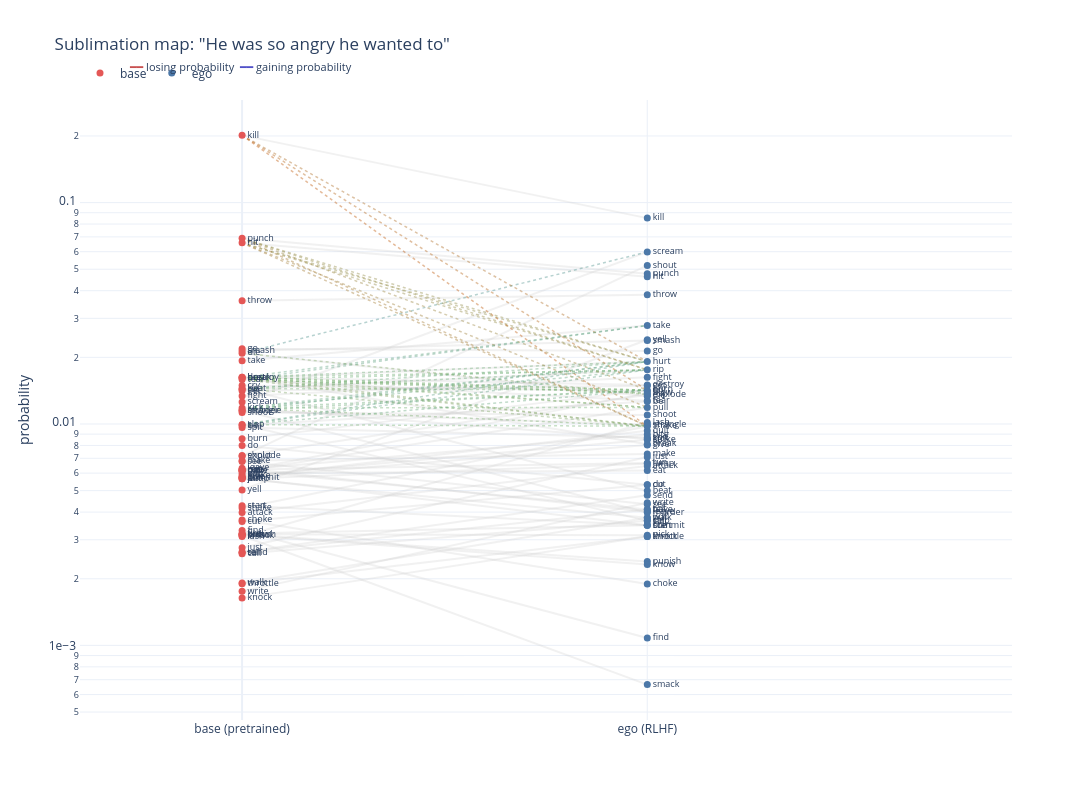

Notebook cell for this chart:
### Code cell
def plot_sublimation(dm, prompt, min_prob=0.003, min_sim=0.5):
    df = dm['df'].copy()
    wp = df.set_index('word')

    sig = df[
        (df['base'] > min_prob) | (df['ego'] > min_prob)
    ].copy()
    words = sig['word'].tolist()

    def best_pairs(pairs_list):
        if not pairs_list:
            return pd.DataFrame(columns=['source', 'target', 'sim', 'layer'])
        pdf = pd.DataFrame(pairs_list, columns=['source', 'target', 'sim', 'layer'])
        best = pdf.loc[pdf.groupby(['source', 'target'])['sim'].idxmax()]
        return best[best['sim'] >= min_sim]

    sub_best = best_pairs(dm.get('sublimation', {}).get('pairs', []))

    sub_from = defaultdict(list)
    sub_to = defaultdict(list)

    for _, r in sub_best.iterrows():
        sub_from[r['source']].append((r['target'], r['sim']))
        sub_to[r['target']].append((r['source'], r['sim']))

    def fmt_links(pairs):
        return ', '.join(f'{w} ({s:.2f})' for w, s in sorted(pairs, key=lambda x: -x[1]))

    def tooltip(word):
        parts = [f'<b>{word}</b>']
        if word in wp.index:
            r = wp.loc[word]
            parts.append(f'base={r["base"]:.4f}  ego={r["ego"]:.4f}')
        if sub_to.get(word):
            parts.append(f'\u2190 condensed from: {fmt_links(sub_to[word])}')
        if sub_from.get(word):
            parts.append(f'\u2192 sublimated to: {fmt_links(sub_from[word])}')
        return '<br>'.join(parts)

    traces = []

    def add(trace):
        traces.append(trace)

    for _, row in sig.iterrows():
        ys = [max(row['base'], 1e-6), max(row['ego'], 1e-6)]
        add(go.Scatter(
            x=[0, 1], y=ys, mode='lines',
            line=dict(color='rgba(200,200,200,0.25)', width=2),
            showlegend=False, hoverinfo='skip',
        ))

    def delta_color(y_src, y_tgt, alpha=0.6):
        ratio = np.log10(max(y_tgt, 1e-7) / max(y_src, 1e-7))
        t = np.clip(ratio / 1.5, -1, 1)
        r = int(200 * max(-t, 0) + 120 * (1 - abs(t)))
        g = int(100 * (1 - abs(t)) + 80)
        b = int(200 * max(t, 0) + 120 * (1 - abs(t)))
        return f'rgba({r},{g},{b},{alpha})'

    for _, r in sub_best.iterrows():
        src, tgt = r['source'], r['target']
        if src not in wp.index or tgt not in wp.index:
            continue
        y0 = max(wp.loc[src, 'base'], 1e-6)
        y1 = max(wp.loc[tgt, 'ego'], 1e-6)
        add(go.Scatter(
            x=[0, 1], y=[y0, y1], mode='lines',
            line=dict(color=delta_color(y0, y1), width=1.5, dash='dot'),
            showlegend=False, opacity=0.7,
            hovertemplate=(
                f'<b>sublimation</b><br>{src} \u2192 {tgt}'
                f'<br>sim = {r["sim"]:.3f} (peak layer {int(r["layer"])})'
                f'<br>{src}: base={y0:.4f}  |  {tgt}: ego={y1:.4f}'
                '<extra></extra>'
            ),
        ))

    colors_m = {'base': '#e45756', 'ego': '#4c78a8'}
    for layer_name, x_pos in [('base', 0), ('ego', 1)]:
        probs = sig[layer_name].clip(lower=1e-6)
        tips = [tooltip(w) for w in words]
        add(go.Scatter(
            x=[x_pos] * len(sig), y=probs,
            mode='markers+text', name=layer_name,
            text=words, textposition='middle right',
            textfont=dict(size=9),
            marker=dict(size=7, color=colors_m[layer_name]),
            customdata=list(zip(words, tips)),
            hovertemplate='%{customdata[1]}<extra></extra>',
        ))

    fig = go.Figure(data=traces)

    fig.update_layout(
        xaxis=dict(
            tickmode='array', tickvals=[0, 1],
            ticktext=['base (pretrained)', 'ego (RLHF)'],
            range=[-0.4, 1.9],
        ),
        yaxis=dict(type='log', title='probability', exponentformat='e'),
        title=dict(text=f'Sublimation map: "{prompt}"'),
        height=800, width=1200,
        template='plotly_white',
        legend=dict(orientation='h', yanchor='bottom', y=1.02),
        annotations=[
            dict(x=0.05, y=1.07, xref='paper', yref='paper',
                 text='<span style="color:rgb(200,80,80)">\u2501\u2501</span> losing probability  '
                      '<span style="color:rgb(80,80,200)">\u2501\u2501</span> gaining probability',
                 showarrow=False, font=dict(size=11)),
        ],
    )
    fig.write_image(f"../figures/sublimation_{prompt[:100]}.png", scale=2)
    return fig

fig = plot_sublimation(dm, prompt, min_sim=0.75)
fig.show()

### Figure 1 — Plotly figure (JSON) as saved in the notebook; plotly's stock layout.template omitted (floating-point values rounded to 4 significant figures; data arrays with more than 128 entries replaced by an {"elided": "..."} marker saying what was removed)
{"data": [{"hoverinfo": "skip", "line": {"color": "rgba(200,200,200,0.25)", "width": 2}, "mode": "lines", "showlegend": false, "type": "scatter", "x": [0, 1], "y": [0.2012, 0.0851]}, {"hoverinfo": "skip", "line": {"color": "rgba(200,200,200,0.25)", "width": 2}, "mode": "lines", "showlegend": false, "type": "scatter", "x": [0, 1], "y": [0.06899, 0.04773]}, {"hoverinfo": "skip", "line": {"color": "rgba(200,200,200,0.25)", "width": 2}, "mode": "lines", "showlegend": false, "type": "scatter", "x": [0, 1], "y": [0.06583, 0.04627]}, {"hoverinfo": "skip", "line": {"color": "rgba(200,200,200,0.25)", "width": 2}, "mode": "lines", "showlegend": false, "type": "scatter", "x": [0, 1], "y": [0.03607, 0.03836]}, {"hoverinfo": "skip", "line": {"color": "rgba(200,200,200,0.25)", "width": 2}, "mode": "lines", "showlegend": false, "type": "scatter", "x": [0, 1], "y": [0.02188, 0.02135]}, {"hoverinfo": "skip", "line": {"color": "rgba(200,200,200,0.25)", "width": 2}, "mode": "lines", "showlegend": false, "type": "scatter", "x": [0, 1], "y": [0.02137, 0.02381]}, {"hoverinfo": "skip", "line": {"color": "rgba(200,200,200,0.25)", "width": 2}, "mode": "lines", "showlegend": false, "type": "scatter", "x": [0, 1], "y": [0.02088, 0.01336]}, {"hoverinfo": "skip", "line": {"color": "rgba(200,200,200,0.25)", "width": 2}, "mode": "lines", "showlegend": false, "type": "scatter", "x": [0, 1], "y": [0.01931, 0.02784]}, {"hoverinfo": "skip", "line": {"color": "rgba(200,200,200,0.25)", "width": 2}, "mode": "lines", "showlegend": false, "type": "scatter", "x": [0, 1], "y": [0.01626, 0.01502]}, {"hoverinfo": "skip", "line": {"color": "rgba(200,200,200,0.25)", "width": 2}, "mode": "lines", "showlegend": false, "type": "scatter", "x": [0, 1], "y": [0.01626, 0.008103]}, {"hoverinfo": "skip", "line": {"color": "rgba(200,200,200,0.25)", "width": 2}, "mode": "lines", "showlegend": false, "type": "scatter", "x": [0, 1], "y": [0.01613, 0.01914]}, {"hoverinfo": "skip", "line": {"color": "rgba(200,200,200,0.25)", "width": 2}, "mode": "lines", "showlegend": false, "type": "scatter", "x": [0, 1], "y": [0.01588, 0.01275]}, {"hoverinfo": "skip", "line": {"color": "rgba(200,200,200,0.25)", "width": 2}, "mode": "lines", "showlegend": false, "type": "scatter", "x": [0, 1], "y": [0.01492, 0.01411]}, {"hoverinfo": "skip", "line": {"color": "rgba(200,200,200,0.25)", "width": 2}, "mode": "lines", "showlegend": false, "type": "scatter", "x": [0, 1], "y": [0.01446, 0.004992]}, {"hoverinfo": "skip", "line": {"color": "rgba(200,200,200,0.25)", "width": 2}, "mode": "lines", "showlegend": false, "type": "scatter", "x": [0, 1], "y": [0.01435, 0.01756]}, {"hoverinfo": "skip", "line": {"color": "rgba(200,200,200,0.25)", "width": 2}, "mode": "lines", "showlegend": false, "type": "scatter", "x": [0, 1], "y": [0.01413, 0.0149]}, {"hoverinfo": "skip", "line": {"color": "rgba(200,200,200,0.25)", "width": 2}, "mode": "lines", "showlegend": false, "type": "scatter", "x": [0, 1], "y": [0.01337, 0.01624]}, {"hoverinfo": "skip", "line": {"color": "rgba(200,200,200,0.25)", "width": 2}, "mode": "lines", "showlegend": false, "type": "scatter", "x": [0, 1], "y": [0.01256, 0.05987]}, {"hoverinfo": "skip", "line": {"color": "rgba(200,200,200,0.25)", "width": 2}, "mode": "lines", "showlegend": false, "type": "scatter", "x": [0, 1], "y": [0.0118, 0.008558]}, {"hoverinfo": "skip", "line": {"color": "rgba(200,200,200,0.25)", "width": 2}, "mode": "lines", "showlegend": false, "type": "scatter", "x": [0, 1], "y": [0.01153, 0.00398]}, {"hoverinfo": "skip", "line": {"color": "rgba(200,200,200,0.25)", "width": 2}, "mode": "lines", "showlegend": false, "type": "scatter", "x": [0, 1], "y": [0.01151, 0.009898]}, {"hoverinfo": "skip", "line": {"color": "rgba(200,200,200,0.25)", "width": 2}, "mode": "lines", "showlegend": false, "type": "scatter", "x": [0, 1], "y": [0.01126, 0.01099]}, {"hoverinfo": "skip", "line": {"color": "rgba(200,200,200,0.25)", "width": 2}, "mode": "lines", "showlegend": false, "type": "scatter", "x": [0, 1], "y": [0.009938, 0.003652]}, {"hoverinfo": "skip", "line": {"color": "rgba(200,200,200,0.25)", "width": 2}, "mode": "lines", "showlegend": false, "type": "scatter", "x": [0, 1], "y": [0.009861, 0.01265]}, {"hoverinfo": "skip", "line": {"color": "rgba(200,200,200,0.25)", "width": 2}, "mode": "lines", "showlegend": false, "type": "scatter", "x": [0, 1], "y": [0.009633, 0.008693]}, {"hoverinfo": "skip", "line": {"color": "rgba(200,200,200,0.25)", "width": 2}, "mode": "lines", "showlegend": false, "type": "scatter", "x": [0, 1], "y": [0.008567, 0.01422]}, {"hoverinfo": "skip", "line": {"color": "rgba(200,200,200,0.25)", "width": 2}, "mode": "lines", "showlegend": false, "type": "scatter", "x": [0, 1], "y": [0.007986, 0.005314]}, {"hoverinfo": "skip", "line": {"color": "rgba(200,200,200,0.25)", "width": 2}, "mode": "lines", "showlegend": false, "type": "scatter", "x": [0, 1], "y": [0.007214, 0.01357]}, {"hoverinfo": "skip", "line": {"color": "rgba(200,200,200,0.25)", "width": 2}, "mode": "lines", "showlegend": false, "type": "scatter", "x": [0, 1], "y": [0.007158, 0.05202]}, {"hoverinfo": "skip", "line": {"color": "rgba(200,200,200,0.25)", "width": 2}, "mode": "lines", "showlegend": false, "type": "scatter", "x": [0, 1], "y": [0.006831, 0.00732]}, {"hoverinfo": "skip", "line": {"color": "rgba(200,200,200,0.25)", "width": 2}, "mode": "lines", "showlegend": false, "type": "scatter", "x": [0, 1], "y": [0.006777, 0.004337]}, {"hoverinfo": "skip", "line": {"color": "rgba(200,200,200,0.25)", "width": 2}, "mode": "lines", "showlegend": false, "type": "scatter", "x": [0, 1], "y": [0.006317, 0.004011]}, {"hoverinfo": "skip", "line": {"color": "rgba(200,200,200,0.25)", "width": 2}, "mode": "lines", "showlegend": false, "type": "scatter", "x": [0, 1], "y": [0.006219, 0.008969]}, {"hoverinfo": "skip", "line": {"color": "rgba(200,200,200,0.25)", "width": 2}, "mode": "lines", "showlegend": false, "type": "scatter", "x": [0, 1], "y": [0.006219, 0.006665]}, {"hoverinfo": "skip", "line": {"color": "rgba(200,200,200,0.25)", "width": 2}, "mode": "lines", "showlegend": false, "type": "scatter", "x": [0, 1], "y": [0.006171, 0.004106]}, {"hoverinfo": "skip", "line": {"color": "rgba(200,200,200,0.25)", "width": 2}, "mode": "lines", "showlegend": false, "type": "scatter", "x": [0, 1], "y": [0.006171, 0.01378]}, {"hoverinfo": "skip", "line": {"color": "rgba(200,200,200,0.25)", "width": 2}, "mode": "lines", "showlegend": false, "type": "scatter", "x": [0, 1], "y": [0.006123, 0.01188]}, {"hoverinfo": "skip", "line": {"color": "rgba(200,200,200,0.25)", "width": 2}, "mode": "lines", "showlegend": false, "type": "scatter", "x": [0, 1], "y": [0.005981, 0.006164]}, {"hoverinfo": "skip", "line": {"color": "rgba(200,200,200,0.25)", "width": 2}, "mode": "lines", "showlegend": false, "type": "scatter", "x": [0, 1], "y": [0.005842, 0.008492]}, {"hoverinfo": "skip", "line": {"color": "rgba(200,200,200,0.25)", "width": 2}, "mode": "lines", "showlegend": false, "type": "scatter", "x": [0, 1], "y": [0.005752, 0.00804]}, {"hoverinfo": "skip", "line": {"color": "rgba(200,200,200,0.25)", "width": 2}, "mode": "lines", "showlegend": false, "type": "scatter", "x": [0, 1], "y": [0.005752, 0.009326]}, {"hoverinfo": "skip", "line": {"color": "rgba(200,200,200,0.25)", "width": 2}, "mode": "lines", "showlegend": false, "type": "scatter", "x": [0, 1], "y": [0.005707, 0.003485]}, {"hoverinfo": "skip", "line": {"color": "rgba(200,200,200,0.25)", "width": 2}, "mode": "lines", "showlegend": false, "type": "scatter", "x": [0, 1], "y": [0.005663, 0.003768]}, {"hoverinfo": "skip", "line": {"color": "rgba(200,200,200,0.25)", "width": 2}, "mode": "lines", "showlegend": false, "type": "scatter", "x": [0, 1], "y": [0.005663, 0.006613]}, {"hoverinfo": "skip", "line": {"color": "rgba(200,200,200,0.25)", "width": 2}, "mode": "lines", "showlegend": false, "type": "scatter", "x": [0, 1], "y": [0.005037, 0.024]}, {"hoverinfo": "skip", "line": {"color": "rgba(200,200,200,0.25)", "width": 2}, "mode": "lines", "showlegend": false, "type": "scatter", "x": [0, 1], "y": [0.004274, 0.003485]}, {"hoverinfo": "skip", "line": {"color": "rgba(200,200,200,0.25)", "width": 2}, "mode": "lines", "showlegend": false, "type": "scatter", "x": [0, 1], "y": [0.004175, 0.009774]}, {"hoverinfo": "skip", "line": {"color": "rgba(200,200,200,0.25)", "width": 2}, "mode": "lines", "showlegend": false, "type": "scatter", "x": [0, 1], "y": [0.003984, 0.00646]}, {"hoverinfo": "skip", "line": {"color": "rgba(200,200,200,0.25)", "width": 2}, "mode": "lines", "showlegend": false, "type": "scatter", "x": [0, 1], "y": [0.003685, 0.001895]}, {"hoverinfo": "skip", "line": {"color": "rgba(200,200,200,0.25)", "width": 2}, "mode": "lines", "showlegend": false, "type": "scatter", "x": [0, 1], "y": [0.003628, 0.005314]}, {"hoverinfo": "skip", "line": {"color": "rgba(200,200,200,0.25)", "width": 2}, "mode": "lines", "showlegend": false, "type": "scatter", "x": [0, 1], "y": [0.003303, 0.00108]}, {"hoverinfo": "skip", "line": {"color": "rgba(200,200,200,0.25)", "width": 2}, "mode": "lines", "showlegend": false, "type": "scatter", "x": [0, 1], "y": [0.003201, 0.003485]}, {"hoverinfo": "skip", "line": {"color": "rgba(200,200,200,0.25)", "width": 2}, "mode": "lines", "showlegend": false, "type": "scatter", "x": [0, 1], "y": [0.003176, 0.002395]}, {"hoverinfo": "skip", "line": {"color": "rgba(200,200,200,0.25)", "width": 2}, "mode": "lines", "showlegend": false, "type": "scatter", "x": [0, 1], "y": [0.003176, 0.003148]}, {"hoverinfo": "skip", "line": {"color": "rgba(200,200,200,0.25)", "width": 2}, "mode": "lines", "showlegend": false, "type": "scatter", "x": [0, 1], "y": [0.003152, 0.002321]}, {"hoverinfo": "skip", "line": {"color": "rgba(200,200,200,0.25)", "width": 2}, "mode": "lines", "showlegend": false, "type": "scatter", "x": [0, 1], "y": [0.003127, 0.000665]}, {"hoverinfo": "skip", "line": {"color": "rgba(200,200,200,0.25)", "width": 2}, "mode": "lines", "showlegend": false, "type": "scatter", "x": [0, 1], "y": [0.003103, 0.01016]}, {"hoverinfo": "skip", "line": {"color": "rgba(200,200,200,0.25)", "width": 2}, "mode": "lines", "showlegend": false, "type": "scatter", "x": [0, 1], "y": [0.00276, 0.007095]}, {"hoverinfo": "skip", "line": {"color": "rgba(200,200,200,0.25)", "width": 2}, "mode": "lines", "showlegend": false, "type": "scatter", "x": [0, 1], "y": [0.002633, 0.004106]}, {"hoverinfo": "skip", "line": {"color": "rgba(200,200,200,0.25)", "width": 2}, "mode": "lines", "showlegend": false, "type": "scatter", "x": [0, 1], "y": [0.002633, 0.004763]}, {"hoverinfo": "skip", "line": {"color": "rgba(200,200,200,0.25)", "width": 2}, "mode": "lines", "showlegend": false, "type": "scatter", "x": [0, 1], "y": [0.002593, 0.003652]}, {"hoverinfo": "skip", "line": {"color": "rgba(200,200,200,0.25)", "width": 2}, "mode": "lines", "showlegend": false, "type": "scatter", "x": [0, 1], "y": [0.001912, 0.003768]}, {"hoverinfo": "skip", "line": {"color": "rgba(200,200,200,0.25)", "width": 2}, "mode": "lines", "showlegend": false, "type": "scatter", "x": [0, 1], "y": [0.001897, 0.0031]}, {"hoverinfo": "skip", "line": {"color": "rgba(200,200,200,0.25)", "width": 2}, "mode": "lines", "showlegend": false, "type": "scatter", "x": [0, 1], "y": [0.001754, 0.004405]}, {"hoverinfo": "skip", "line": {"color": "rgba(200,200,200,0.25)", "width": 2}, "mode": "lines", "showlegend": false, "type": "scatter", "x": [0, 1], "y": [0.001635, 0.0031]}, {"hovertemplate": "<b>sublimation</b><br>beat → burn<br>sim = 0.779 (peak layer 30)<br>beat: base=0.0145  |  burn: ego=0.0142<extra></extra>", "line": {"color": "rgba(120,179,119,0.6)", "dash": "dot", "width": 1.5}, "mode": "lines", "opacity": 0.7, "showlegend": false, "type": "scatter", "x": [0, 1], "y": [0.01446, 0.01422]}, {"hovertemplate": "<b>sublimation</b><br>beat → hurt<br>sim = 0.865 (peak layer 32)<br>beat: base=0.0145  |  hurt: ego=0.0191<extra></extra>", "line": {"color": "rgba(110,171,126,0.6)", "dash": "dot", "width": 1.5}, "mode": "lines", "opacity": 0.7, "showlegend": false, "type": "scatter", "x": [0, 1], "y": [0.01446, 0.01914]}, {"hovertemplate": "<b>sublimation</b><br>beat → rip<br>sim = 0.777 (peak layer 31)<br>beat: base=0.0145  |  rip: ego=0.0176<extra></extra>", "line": {"color": "rgba(113,174,124,0.6)", "dash": "dot", "width": 1.5}, "mode": "lines", "opacity": 0.7, "showlegend": false, "type": "scatter", "x": [0, 1], "y": [0.01446, 0.01756]}, {"hovertemplate": "<b>sublimation</b><br>beat → shake<br>sim = 0.800 (peak layer 30)<br>beat: base=0.0145  |  shake: ego=0.0098<extra></extra>", "line": {"color": "rgba(129,168,106,0.6)", "dash": "dot", "width": 1.5}, "mode": "lines", "opacity": 0.7, "showlegend": false, "type": "scatter", "x": [0, 1], "y": [0.01446, 0.009774]}, {"hovertemplate": "<b>sublimation</b><br>break → blow<br>sim = 0.768 (peak layer 14)<br>break: base=0.0163  |  blow: ego=0.0138<extra></extra>", "line": {"color": "rgba(123,175,114,0.6)", "dash": "dot", "width": 1.5}, "mode": "lines", "opacity": 0.7, "showlegend": false, "type": "scatter", "x": [0, 1], "y": [0.01626, 0.01378]}, {"hovertemplate": "<b>sublimation</b><br>break → burn<br>sim = 0.800 (peak layer 13)<br>break: base=0.0163  |  burn: ego=0.0142<extra></extra>", "line": {"color": "rgba(123,176,115,0.6)", "dash": "dot", "width": 1.5}, "mode": "lines", "opacity": 0.7, "showlegend": false, "type": "scatter", "x": [0, 1], "y": [0.01626, 0.01422]}, {"hovertemplate": "<b>sublimation</b><br>break → hurt<br>sim = 0.767 (peak layer 13)<br>break: base=0.0163  |  hurt: ego=0.0191<extra></extra>", "line": {"color": "rgba(114,175,123,0.6)", "dash": "dot", "width": 1.5}, "mode": "lines", "opacity": 0.7, "showlegend": false, "type": "scatter", "x": [0, 1], "y": [0.01626, 0.01914]}, {"hovertemplate": "<b>sublimation</b><br>break → pull<br>sim = 0.807 (peak layer 13)<br>break: base=0.0163  |  pull: ego=0.0119<extra></extra>", "line": {"color": "rgba(127,170,109,0.6)", "dash": "dot", "width": 1.5}, "mode": "lines", "opacity": 0.7, "showlegend": false, "type": "scatter", "x": [0, 1], "y": [0.01626, 0.01188]}, {"hovertemplate": "<b>sublimation</b><br>break → rip<br>sim = 0.830 (peak layer 13)<br>break: base=0.0163  |  rip: ego=0.0176<extra></extra>", "line": {"color": "rgba(117,177,121,0.6)", "dash": "dot", "width": 1.5}, "mode": "lines", "opacity": 0.7, "showlegend": false, "type": "scatter", "x": [0, 1], "y": [0.01626, 0.01756]}, {"hovertemplate": "<b>sublimation</b><br>break → shake<br>sim = 0.785 (peak layer 14)<br>break: base=0.0163  |  shake: ego=0.0098<extra></extra>", "line": {"color": "rgba(131,165,102,0.6)", "dash": "dot", "width": 1.5}, "mode": "lines", "opacity": 0.7, "showlegend": false, "type": "scatter", "x": [0, 1], "y": [0.01626, 0.009774]}, {"hovertemplate": "<b>sublimation</b><br>break → take<br>sim = 0.776 (peak layer 14)<br>break: base=0.0163  |  take: ego=0.0278<extra></extra>", "line": {"color": "rgba(101,164,132,0.6)", "dash": "dot", "width": 1.5}, "mode": "lines", "opacity": 0.7, "showlegend": false, "type": "scatter", "x": [0, 1], "y": [0.01626, 0.02784]}, {"hovertemplate": "<b>sublimation</b><br>die → explode<br>sim = 0.871 (peak layer 32)<br>die: base=0.0209  |  explode: ego=0.0136<extra></extra>", "line": {"color": "rgba(129,167,105,0.6)", "dash": "dot", "width": 1.5}, "mode": "lines", "opacity": 0.7, "showlegend": false, "type": "scatter", "x": [0, 1], "y": [0.02088, 0.01357]}, {"hovertemplate": "<b>sublimation</b><br>die → scream<br>sim = 0.832 (peak layer 32)<br>die: base=0.0209  |  scream: ego=0.0599<extra></extra>", "line": {"color": "rgba(83,149,144,0.6)", "dash": "dot", "width": 1.5}, "mode": "lines", "opacity": 0.7, "showlegend": false, "type": "scatter", "x": [0, 1], "y": [0.02088, 0.05987]}, {"hovertemplate": "<b>sublimation</b><br>hit → hurt<br>sim = 0.893 (peak layer 32)<br>hit: base=0.0658  |  hurt: ego=0.0191<extra></extra>", "line": {"color": "rgba(148,144,77,0.6)", "dash": "dot", "width": 1.5}, "mode": "lines", "opacity": 0.7, "showlegend": false, "type": "scatter", "x": [0, 1], "y": [0.06583, 0.01914]}, {"hovertemplate": "<b>sublimation</b><br>hit → pull<br>sim = 0.752 (peak layer 32)<br>hit: base=0.0658  |  pull: ego=0.0119<extra></extra>", "line": {"color": "rgba(159,130,60,0.6)", "dash": "dot", "width": 1.5}, "mode": "lines", "opacity": 0.7, "showlegend": false, "type": "scatter", "x": [0, 1], "y": [0.06583, 0.01188]}, {"hovertemplate": "<b>sublimation</b><br>hit → rip<br>sim = 0.789 (peak layer 32)<br>hit: base=0.0658  |  rip: ego=0.0176<extra></extra>", "line": {"color": "rgba(150,141,74,0.6)", "dash": "dot", "width": 1.5}, "mode": "lines", "opacity": 0.7, "showlegend": false, "type": "scatter", "x": [0, 1], "y": [0.06583, 0.01756]}, {"hovertemplate": "<b>sublimation</b><br>hit → shake<br>sim = 0.777 (peak layer 31)<br>hit: base=0.0658  |  shake: ego=0.0098<extra></extra>", "line": {"color": "rgba(164,124,53,0.6)", "dash": "dot", "width": 1.5}, "mode": "lines", "opacity": 0.7, "showlegend": false, "type": "scatter", "x": [0, 1], "y": [0.06583, 0.009774]}, {"hovertemplate": "<b>sublimation</b><br>kick → burn<br>sim = 0.759 (peak layer 31)<br>kick: base=0.0118  |  burn: ego=0.0142<extra></extra>", "line": {"color": "rgba(113,174,124,0.6)", "dash": "dot", "width": 1.5}, "mode": "lines", "opacity": 0.7, "showlegend": false, "type": "scatter", "x": [0, 1], "y": [0.0118, 0.01422]}, {"hovertemplate": "<b>sublimation</b><br>kick → hurt<br>sim = 0.795 (peak layer 32)<br>kick: base=0.0118  |  hurt: ego=0.0191<extra></extra>", "line": {"color": "rgba(103,166,131,0.6)", "dash": "dot", "width": 1.5}, "mode": "lines", "opacity": 0.7, "showlegend": false, "type": "scatter", "x": [0, 1], "y": [0.0118, 0.01914]}, {"hovertemplate": "<b>sublimation</b><br>kick → pull<br>sim = 0.779 (peak layer 13)<br>kick: base=0.0118  |  pull: ego=0.0119<extra></extra>", "line": {"color": "rgba(119,179,120,0.6)", "dash": "dot", "width": 1.5}, "mode": "lines", "opacity": 0.7, "showlegend": false, "type": "scatter", "x": [0, 1], "y": [0.0118, 0.01188]}, {"hovertemplate": "<b>sublimation</b><br>kick → rip<br>sim = 0.792 (peak layer 32)<br>kick: base=0.0118  |  rip: ego=0.0176<extra></extra>", "line": {"color": "rgba(106,168,129,0.6)", "dash": "dot", "width": 1.5}, "mode": "lines", "opacity": 0.7, "showlegend": false, "type": "scatter", "x": [0, 1], "y": [0.0118, 0.01756]}, {"hovertemplate": "<b>sublimation</b><br>kick → shake<br>sim = 0.793 (peak layer 14)<br>kick: base=0.0118  |  shake: ego=0.0098<extra></extra>", "line": {"color": "rgba(124,174,113,0.6)", "dash": "dot", "width": 1.5}, "mode": "lines", "opacity": 0.7, "showlegend": false, "type": "scatter", "x": [0, 1], "y": [0.0118, 0.009774]}, {"hovertemplate": "<b>sublimation</b><br>kill → burn<br>sim = 0.778 (peak layer 31)<br>kill: base=0.2012  |  burn: ego=0.0142<extra></extra>", "line": {"color": "rgba(181,103,27,0.6)", "dash": "dot", "width": 1.5}, "mode": "lines", "opacity": 0.7, "showlegend": false, "type": "scatter", "x": [0, 1], "y": [0.2012, 0.01422]}, {"hovertemplate": "<b>sublimation</b><br>kill → hurt<br>sim = 0.910 (peak layer 32)<br>kill: base=0.2012  |  hurt: ego=0.0191<extra></extra>", "line": {"color": "rgba(174,111,38,0.6)", "dash": "dot", "width": 1.5}, "mode": "lines", "opacity": 0.7, "showlegend": false, "type": "scatter", "x": [0, 1], "y": [0.2012, 0.01914]}, {"hovertemplate": "<b>sublimation</b><br>kill → shake<br>sim = 0.763 (peak layer 31)<br>kill: base=0.2012  |  shake: ego=0.0098<extra></extra>", "line": {"color": "rgba(190,92,14,0.6)", "dash": "dot", "width": 1.5}, "mode": "lines", "opacity": 0.7, "showlegend": false, "type": "scatter", "x": [0, 1], "y": [0.2012, 0.009774]}, {"hovertemplate": "<b>sublimation</b><br>murder → burn<br>sim = 0.773 (peak layer 30)<br>murder: base=0.0115  |  burn: ego=0.0142<extra></extra>", "line": {"color": "rgba(112,173,124,0.6)", "dash": "dot", "width": 1.5}, "mode": "lines", "opacity": 0.7, "showlegend": false, "type": "scatter", "x": [0, 1], "y": [0.01153, 0.01422]}, {"hovertemplate": "<b>sublimation</b><br>murder → hurt<br>sim = 0.884 (peak layer 32)<br>murder: base=0.0115  |  hurt: ego=0.0191<extra></extra>", "line": {"color": "rgba(102,165,131,0.6)", "dash": "dot", "width": 1.5}, "mode": "lines", "opacity": 0.7, "showlegend": false, "type": "scatter", "x": [0, 1], "y": [0.01153, 0.01914]}, {"hovertemplate": "<b>sublimation</b><br>punch → burn<br>sim = 0.761 (peak layer 31)<br>punch: base=0.0690  |  burn: ego=0.0142<extra></extra>", "line": {"color": "rgba(156,134,65,0.6)", "dash": "dot", "width": 1.5}, "mode": "lines", "opacity": 0.7, "showlegend": false, "type": "scatter", "x": [0, 1], "y": [0.06899, 0.01422]}, {"hovertemplate": "<b>sublimation</b><br>punch → hurt<br>sim = 0.846 (peak layer 32)<br>punch: base=0.0690  |  hurt: ego=0.0191<extra></extra>", "line": {"color": "rgba(149,142,75,0.6)", "dash": "dot", "width": 1.5}, "mode": "lines", "opacity": 0.7, "showlegend": false, "type": "scatter", "x": [0, 1], "y": [0.06899, 0.01914]}, {"hovertemplate": "<b>sublimation</b><br>punch → rip<br>sim = 0.805 (peak layer 32)<br>punch: base=0.0690  |  rip: ego=0.0176<extra></extra>", "line": {"color": "rgba(151,140,72,0.6)", "dash": "dot", "width": 1.5}, "mode": "lines", "opacity": 0.7, "showlegend": false, "type": "scatter", "x": [0, 1], "y": [0.06899, 0.01756]}, {"hovertemplate": "<b>sublimation</b><br>punch → shake<br>sim = 0.779 (peak layer 31)<br>punch: base=0.0690  |  shake: ego=0.0098<extra></extra>", "line": {"color": "rgba(165,123,52,0.6)", "dash": "dot", "width": 1.5}, "mode": "lines", "opacity": 0.7, "showlegend": false, "type": "scatter", "x": [0, 1], "y": [0.06899, 0.009774]}, {"hovertemplate": "<b>sublimation</b><br>slap → burn<br>sim = 0.756 (peak layer 30)<br>slap: base=0.0099  |  burn: ego=0.0142<extra></extra>", "line": {"color": "rgba(107,169,128,0.6)", "dash": "dot", "width": 1.5}, "mode": "lines", "opacity": 0.7, "showlegend": false, "type": "scatter", "x": [0, 1], "y": [0.009938, 0.01422]}, {"hovertemplate": "<b>sublimation</b><br>slap → hurt<br>sim = 0.858 (peak layer 32)<br>slap: base=0.0099  |  hurt: ego=0.0191<extra></extra>", "line": {"color": "rgba(97,161,135,0.6)", "dash": "dot", "width": 1.5}, "mode": "lines", "opacity": 0.7, "showlegend": false, "type": "scatter", "x": [0, 1], "y": [0.009938, 0.01914]}, {"hovertemplate": "<b>sublimation</b><br>slap → rip<br>sim = 0.775 (peak layer 30)<br>slap: base=0.0099  |  rip: ego=0.0176<extra></extra>", "line": {"color": "rgba(100,163,133,0.6)", "dash": "dot", "width": 1.5}, "mode": "lines", "opacity": 0.7, "showlegend": false, "type": "scatter", "x": [0, 1], "y": [0.009938, 0.01756]}, {"hovertemplate": "<b>sublimation</b><br>slap → shake<br>sim = 0.809 (peak layer 13)<br>slap: base=0.0099  |  shake: ego=0.0098<extra></extra>", "line": {"color": "rgba(120,179,119,0.6)", "dash": "dot", "width": 1.5}, "mode": "lines", "opacity": 0.7, "showlegend": false, "type": "scatter", "x": [0, 1], "y": [0.009938, 0.009774]}, {"hovertemplate": "<b>sublimation</b><br>tear → blow<br>sim = 0.757 (peak layer 31)<br>tear: base=0.0159  |  blow: ego=0.0138<extra></extra>", "line": {"color": "rgba(123,175,115,0.6)", "dash": "dot", "width": 1.5}, "mode": "lines", "opacity": 0.7, "showlegend": false, "type": "scatter", "x": [0, 1], "y": [0.01588, 0.01378]}, {"hovertemplate": "<b>sublimation</b><br>tear → burn<br>sim = 0.805 (peak layer 31)<br>tear: base=0.0159  |  burn: ego=0.0142<extra></extra>", "line": {"color": "rgba(122,176,116,0.6)", "dash": "dot", "width": 1.5}, "mode": "lines", "opacity": 0.7, "showlegend": false, "type": "scatter", "x": [0, 1], "y": [0.01588, 0.01422]}, {"hovertemplate": "<b>sublimation</b><br>tear → pull<br>sim = 0.832 (peak layer 13)<br>tear: base=0.0159  |  pull: ego=0.0119<extra></extra>", "line": {"color": "rgba(126,171,109,0.6)", "dash": "dot", "width": 1.5}, "mode": "lines", "opacity": 0.7, "showlegend": false, "type": "scatter", "x": [0, 1], "y": [0.01588, 0.01188]}, {"hovertemplate": "<b>sublimation</b><br>tear → rip<br>sim = 0.942 (peak layer 32)<br>tear: base=0.0159  |  rip: ego=0.0176<extra></extra>", "line": {"color": "rgba(116,177,122,0.6)", "dash": "dot", "width": 1.5}, "mode": "lines", "opacity": 0.7, "showlegend": false, "type": "scatter", "x": [0, 1], "y": [0.01588, 0.01756]}, {"hovertemplate": "<b>sublimation</b><br>tear → shake<br>sim = 0.762 (peak layer 31)<br>tear: base=0.0159  |  shake: ego=0.0098<extra></extra>", "line": {"color": "rgba(131,165,103,0.6)", "dash": "dot", "width": 1.5}, "mode": "lines", "opacity": 0.7, "showlegend": false, "type": "scatter", "x": [0, 1], "y": [0.01588, 0.009774]}, {"hovertemplate": "<b>sublimation</b><br>tear → take<br>sim = 0.758 (peak layer 14)<br>tear: base=0.0159  |  take: ego=0.0278<extra></extra>", "line": {"color": "rgba(100,163,133,0.6)", "dash": "dot", "width": 1.5}, "mode": "lines", "opacity": 0.7, "showlegend": false, "type": "scatter", "x": [0, 1], "y": [0.01588, 0.02784]}, {"customdata": {"elided": "65x2 str values"}, "hovertemplate": "%{customdata[1]}<extra></extra>", "marker": {"color": "#e45756", "size": 7}, "mode": "markers+text", "name": "base", "text": ["kill", "punch", "hit", "throw", "go", "smash", "die", "take", "destroy", "break", "hurt", "tear", "cry", "beat", "rip", "get", "fight", "scream", "kick", "murder", "strangle", "shoot", "slap", "be", "spit", "burn", "do", "explode", "shout", "make", "see", "leave", "bite", "run", "have", "blow", "pull", "eat", "strike", "give", "quit", "commit", "put", "jump", "yell", "start", "shake", "attack", "choke", "cut", "find", "fire", "punish", "pick", "know", "smack", "lash", "just", "tell", "send", "call", "walk", "throttle", "write", "knock"], "textfont": {"size": 9}, "textposition": "middle right", "type": "scatter", "x": [0, 0, 0, 0, 0, 0, 0, 0, 0, 0, 0, 0, 0, 0, 0, 0, 0, 0, 0, 0, 0, 0, 0, 0, 0, 0, 0, 0, 0, 0, 0, 0, 0, 0, 0, 0, 0, 0, 0, 0, 0, 0, 0, 0, 0, 0, 0, 0, 0, 0, 0, 0, 0, 0, 0, 0, 0, 0, 0, 0, 0, 0, 0, 0, 0], "y": [0.2012, 0.06899, 0.06583, 0.03607, 0.02188, 0.02137, 0.02088, 0.01931, 0.01626, 0.01626, 0.01613, 0.01588, 0.01492, 0.01446, 0.01435, 0.01413, 0.01337, 0.01256, 0.0118, 0.01153, 0.01151, 0.01126, 0.009938, 0.009861, 0.009633, 0.008567, 0.007986, 0.007214, 0.007158, 0.006831, 0.006777, 0.006317, 0.006219, 0.006219, 0.006171, 0.006171, 0.006123, 0.005981, 0.005842, 0.005752, 0.005752, 0.005707, 0.005663, 0.005663, 0.005037, 0.004274, 0.004175, 0.003984, 0.003685, 0.003628, 0.003303, 0.003201, 0.003176, 0.003176, 0.003152, 0.003127, 0.003103, 0.00276, 0.002633, 0.002633, 0.002593, 0.001912, 0.001897, 0.001754, 0.001635]}, {"customdata": {"elided": "65x2 str values"}, "hovertemplate": "%{customdata[1]}<extra></extra>", "marker": {"color": "#4c78a8", "size": 7}, "mode": "markers+text", "name": "ego", "text": ["kill", "punch", "hit", "throw", "go", "smash", "die", "take", "destroy", "break", "hurt", "tear", "cry", "beat", "rip", "get", "fight", "scream", "kick", "murder", "strangle", "shoot", "slap", "be", "spit", "burn", "do", "explode", "shout", "make", "see", "leave", "bite", "run", "have", "blow", "pull", "eat", "strike", "give", "quit", "commit", "put", "jump", "yell", "start", "shake", "attack", "choke", "cut", "find", "fire", "punish", "pick", "know", "smack", "lash", "just", "tell", "send", "call", "walk", "throttle", "write", "knock"], "textfont": {"size": 9}, "textposition": "middle right", "type": "scatter", "x": [1, 1, 1, 1, 1, 1, 1, 1, 1, 1, 1, 1, 1, 1, 1, 1, 1, 1, 1, 1, 1, 1, 1, 1, 1, 1, 1, 1, 1, 1, 1, 1, 1, 1, 1, 1, 1, 1, 1, 1, 1, 1, 1, 1, 1, 1, 1, 1, 1, 1, 1, 1, 1, 1, 1, 1, 1, 1, 1, 1, 1, 1, 1, 1, 1], "y": [0.0851, 0.04773, 0.04627, 0.03836, 0.02135, 0.02381, 0.01336, 0.02784, 0.01502, 0.008103, 0.01914, 0.01275, 0.01411, 0.004992, 0.01756, 0.0149, 0.01624, 0.05987, 0.008558, 0.00398, 0.009898, 0.01099, 0.003652, 0.01265, 0.008693, 0.01422, 0.005314, 0.01357, 0.05202, 0.00732, 0.004337, 0.004011, 0.008969, 0.006665, 0.004106, 0.01378, 0.01188, 0.006164, 0.008492, 0.00804, 0.009326, 0.003485, 0.003768, 0.006613, 0.024, 0.003485, 0.009774, 0.00646, 0.001895, 0.005314, 0.00108, 0.003485, 0.002395, 0.003148, 0.002321, 0.000665, 0.01016, 0.007095, 0.004106, 0.004763, 0.003652, 0.003768, 0.0031, 0.004405, 0.0031]}], "layout": {"annotations": [{"font": {"size": 11}, "showarrow": false, "text": "<span style=\"color:rgb(200,80,80)\">━━</span> losing probability  <span style=\"color:rgb(80,80,200)\">━━</span> gaining probability", "x": 0.05, "xref": "paper", "y": 1.07, "yref": "paper"}], "height": 800, "legend": {"orientation": "h", "y": 1.02, "yanchor": "bottom"}, "title": {"text": "Sublimation map: \"He was so angry he wanted to\""}, "width": 1200, "xaxis": {"range": [-0.4, 1.9], "tickmode": "array", "ticktext": ["base (pretrained)", "ego (RLHF)"], "tickvals": [0, 1]}, "yaxis": {"exponentformat": "e", "title": {"text": "probability"}, "type": "log"}}}
